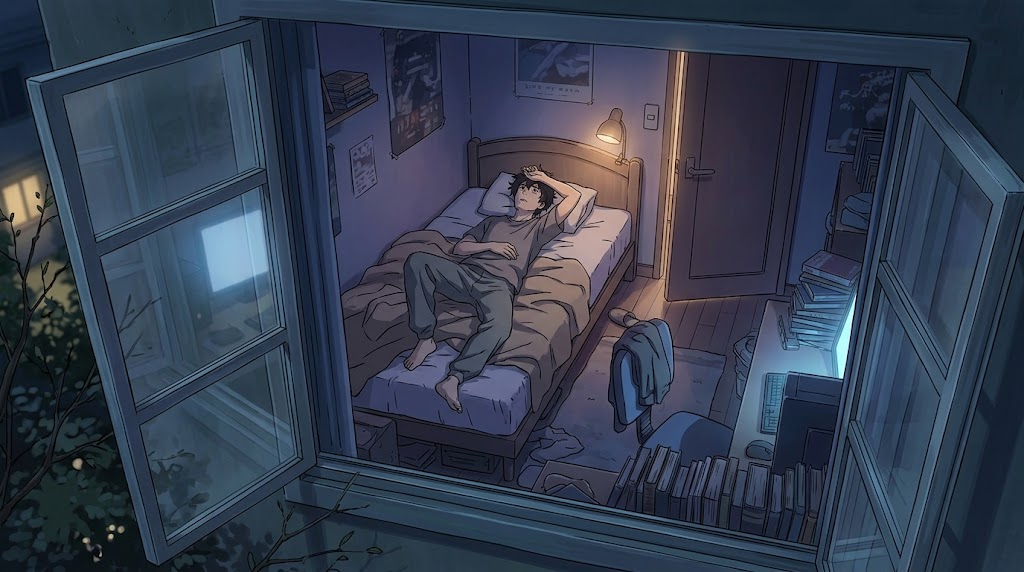
#> input picture assets/references/ref3_latest_male_night.png, 1024 x 572 px, given in place of clean_plate.png, which was not available
$ python test_pose_guides.py
#> lines starting #> are read from the running program, lines starting #| are printed output that depends on the picture; after the words box and inside, x2 and y2 are one past the last pixel; in counts of white or black regions, pixels touching at a corner belong together; pictures that were not available may be replaced by others from this repository, and a replacement may not be noted
### scripts/draw_sequence.py
"""Produce a 2D drawing sequence with Luminal image edits only.
Use --keys first; inspect anchor images before --frames. Resume by job records.
"""
import argparse,json,time,math
from pathlib import Path
from PIL import Image,ImageDraw
from luminal_images import ROOT,submit,poll,JOBS
REF=ROOT/'assets/2d/reference.png';PLATE=ROOT/'output/2d/keys/clean_plate.png'
COMMON='Create ONE successive 2D anime animation drawing of the supplied room. The source is an anime drawing with the fixed room background. The room must remain pixel-identical except for the character and, when requested, the opening door. Reference image1 defines the EXACT same young man: slim adult, messy short BLACK hair, gray loose short-sleeved tee, dark gray pants, bare feet. Preserve his face, body proportions, costume, detailed hand-drawn ink contours and soft blue night cel colors. Keep camera absolutely fixed looking through the window, same bed, warm bedside lamp, chair, desk, window and posters. No camera changes, no 3D look, no simple cartoon shapes, no text, no duplicate person. Draw ONE man at natural scale in the requested precise animation pose. Foreground chair must occlude his legs when he is behind it; never draw on top of the chair. '
ANCHORS=[
(.0,'original','Original resting pose'),
(1.2,'key_12','The man is STILL lying on his back on the bed in the original exact position, head near pixel(535,196), feet near(460,398). He has lowered his right arm from above his head to his chest and turned his head toward the rear-right closed door. Torso remains on mattress, knees gently bend. Match the original man and blanket contact; this is the anticipation pose just before sitting up.'),
(1.8,'key_18','He is HALFWAY through sitting up from his original reclined position. Hips still on mattress around(490,295), torso lifted about45degrees, head around(553,214); left palm braces mattress near hip. Knees bend and draw closer to hips, feet still on bed near(475,350). A natural curling sit-up, not a fully seated pose. Closed door unchanged.'),
(2.5,'key_25','He sits upright on the mattress, beginning to turn toward the RIGHT long edge nearest the aisle. Head around(553,191), hips around(531,281). Both knees bent together; his lower legs are in mid-swing over the mattress right edge, one bare foot near(569,330), the other near(578,337), not yet touching floor. Both palms lightly brace bed. Closed door unchanged.'),
(3.0,'test_sit','Fully seated bed edge pose'),
(3.5,'key_35','He is leaning forward from sitting on the right bed edge, preparing to stand. Hips remain near(553,291), head around(586,217), both bare feet firmly on floor near(591,380), knees sharply bent, upper body pitched forward30degrees, hands press the mattress beside hips. Weight shifts over feet. Door stays closed.'),
(4.0,'key_40_revised','He is HALFWAY standing up off the right edge of the bed. Hips have lifted just above mattress, knees still bent about35degrees, bare feet firmly planted in floor aisle near(604,378), torso leaning slightly forward, head around(614,191). Hands have just released mattress; both arms hang low. Empty bed behind him. Door closed.'),
(4.5,'key_45','He now stands fully upright in the narrow aisle beside the bed, just in front of the foreground chair and ready to walk toward the rear-right door. Bare feet around(607,370), head around(618,165). Back/left three-quarter side toward camera, torso faces door. Left foot begins first small step toward door, right foot supports weight; arms begin gentle opposing swing. Bed empty, door closed.'),
(5.4,'key_54','He is walking away from the camera up the narrow aisle toward the rear-right closed bedroom door, BEHIND the foreground chair. Head around(641,146), hips around(640,266). LEFT foot planted forward toward door near(648,347), RIGHT heel lifted behind near(629,370), knees naturally bent. Right arm swings gently forward, left back; back/three-quarter side visible. No exaggerated running pose. Empty bed.'),
(6.3,'test_stand','Near door standing pose'),
(7.0,'key_70','He has arrived immediately in front of the CLOSED rear-right bedroom door and has stopped walking. Bare feet side by side near(660,331), head around(672,127), back/three-quarter side faces camera. Right elbow begins bending to lift hand toward the lever handle around(695,173), hand still15cm short of handle. Left arm hangs relaxed. Bed empty.'),
(8.0,'key_80','He stands before the CLOSED bedroom door, feet planted near(660,331), head around(671,124), torso facing door. His right hand now grips the metal lever handle at(695,174), elbow bent naturally and wrist aligned, starting to push the lever down. Left arm relaxed. Door has NOT swung open yet. Empty bed.'),
(8.8,'key_88','He is opening the bedroom door, now swung about35degrees around the ORIGINAL right-side hinges. Keep same single right-hinged door, beginning the same opening direction as the supplied later open-door reference. A narrow dark hallway gap with warm light appears. Man head near(684,124), feet near(657,328). His right hand remains on lever, arm follows moving handle, weight shifts forward with one small step. Bed empty. Do not change door to a second door or rehang it.'),
(9.5,'test_open','Open door final pose'),
(10.0,'test_open','Hold open door final pose')]

def mask_for(name,t):
 mask=Image.new('L',Image.open(REF).size,255);d=ImageDraw.Draw(mask)
 if t<2.1:d.polygon([(400,158),(603,156),(616,245),(568,333),(491,429),(417,426),(390,353)],fill=0)
 elif t<4.4:d.polygon([(517,153),(605,149),(639,243),(633,379),(580,420),(510,347)],fill=0)
 else:d.polygon([(515,95),(745,95),(760,345),(688,431),(575,432),(515,290)],fill=0)
 if t>8.0:d.polygon([(645,49),(813,60),(818,327),(680,352),(633,327)],fill=0)
 # exact foreground / lamp exclusion, copied unchanged by final compositing too
 d.polygon([(612,321),(648,318),(664,342),(674,376),(661,425),(634,435),(606,396)],fill=255)
 # Lamp stays in the source plate; allow the character to occlude it naturally.
 path=ROOT/'assets/2d'/f'mask_{name}.png';mask.save(path);return path

# [58 lines left out: functions run, key_tasks, sample_pose, frame_tasks, not called in this run]
# [4 lines that do not run on import are left out]

### scripts/luminal_images.py
"""Luminal image-only client. Credentials stay outside the repository.
Never submits video generation. Async IDs and costs are persisted for safe resume.
"""
import json, os, time, uuid, urllib.request, urllib.error
from pathlib import Path
ROOT=Path(__file__).resolve().parent.parent
CONFIG=Path.home()/'.config/code-anime/luminal.json'
JOBS=ROOT/'output/2d/jobs';JOBS.mkdir(parents=True,exist_ok=True)
PRICE={'very_low':.008,'low':.03,'medium':.06,'high':.20}
CAP=15.0

def request(path, body=None, content_type=None):
 cfg=json.loads(CONFIG.read_text()); headers={'Api-Key':cfg['api_key']}
 if content_type:headers['Content-Type']=content_type
 req=urllib.request.Request(cfg['image_base_url']+path,data=body,headers=headers)
 try:
  with urllib.request.urlopen(req,timeout=90) as r:return r.status,{k.lower():v for k,v in r.headers.items()},json.loads(r.read())
 except urllib.error.HTTPError as e:
  detail=e.read().decode()[:2000]
  raise RuntimeError(f'HTTP {e.code}: {detail}') from None

def multipart(fields,files):
 boundary='----anime'+uuid.uuid4().hex;data=[]
 for k,v in fields.items():data.extend([f'--{boundary}\r\nContent-Disposition: form-data; name="{k}"\r\n\r\n{v}\r\n'.encode()])
 for k,path in files:
  p=Path(path);data.extend([f'--{boundary}\r\nContent-Disposition: form-data; name="{k}"; filename="{p.name}"\r\nContent-Type: image/png\r\n\r\n'.encode(),p.read_bytes(),b'\r\n'])
 data.append(f'--{boundary}--\r\n'.encode());return b''.join(data),'multipart/form-data; boundary='+boundary

def submit(name,image,prompt,mask=None,refs=(),quality='medium',seed=8311):
 path=JOBS/(name+'.json')
 if path.exists():return json.loads(path.read_text())
 spent=sum(j.get('reserved_usd',0) for p in JOBS.glob('*.json') for j in [json.loads(p.read_text())])
 if spent+PRICE[quality]>CAP:raise RuntimeError('Local $15 image request ceiling reached')
 files=[('image',image)]+([('mask',mask)] if mask else [])+[('reference_images',r) for r in refs]
 body,ctype=multipart({'prompt':prompt,'quality':quality,'num_images':'1','async':'true','seed':str(seed)},files)
 # Write a submitting record BEFORE POST. An uncertain network outcome is never blindly retried.
 job={'name':name,'state':'submitting','prompt':prompt,'quality':quality,'source':str(image),'mask':str(mask),'reserved_usd':PRICE[quality],'submitted_ms':int(time.time()*1000)}
 path.write_text(json.dumps(job,indent=2))
 try:status,headers,result=request('/v2/image/precise-edit/ideogram-4-5',body,ctype)
 except Exception as e:
  job['state']='submission_uncertain';job['error']=str(e);path.write_text(json.dumps(job,indent=2));raise
 job.update({'state':'pending','generation_id':result.get('generation_id') or headers.get('x-luminal-generation-id'),'response':result,'submit_headers':{k:v for k,v in headers.items() if k.lower().startswith('x-luminal')}})
 if not job['generation_id']:raise RuntimeError('Missing generation ID; reconcile record before retry')
 path.write_text(json.dumps(job,indent=2));print('Submitted',name,job['generation_id'],flush=True);return job

# [15 lines left out: function poll, not called in this run]

# [10 lines that do not run on import are left out]

### scripts/test_pose_guides.py
from pathlib import Path
from PIL import Image,ImageDraw
from luminal_images import ROOT,submit
from draw_sequence import mask_for
# Code-drawn 2D pose block-ins: no 3D geometry and no finished-frame substitution.
poses={
 'guide_curl':{'head':(533,208),'neck':(525,231),'hips':(483,287),'shoulders':[(509,233),(537,229)],'elbows':[(477,260),(557,250)],'hands':[(456,280),(536,281)],'knees':[(435,294),(477,337)],'ankles':[(420,356),(450,392)]},
 'guide_walk':{'head':(637,159),'neck':(638,180),'hips':(635,269),'shoulders':[(623,181),(653,181)],'elbows':[(611,222),(665,213)],'hands':[(621,253),(678,230)],'knees':[(626,304),(650,304)],'ankles':[(613,365),(655,348)]},
}
for name,p in poses.items():
 im=Image.open(ROOT/'output/2d/keys/clean_plate.png').convert('RGB');d=ImageDraw.Draw(im)
#> further down, im is the input picture: PIL image 1024x572 RGB; mean R, G, B 52.5, 62.4, 80.4
 hips=p['hips'];neck=p['neck'];should=p['shoulders']
 d.polygon([should[0],should[1],(hips[0]+14,hips[1]),(hips[0]-14,hips[1])],fill=(100,106,121),outline=(35,39,54))
 for side in range(2):
  a=(hips[0]+(-10 if side==0 else 10),hips[1]);k=p['knees'][side];f=p['ankles'][side]
  d.line([a,k,f],fill=(64,72,87),width=17)
  d.line([should[side],p['elbows'][side]],fill=(100,106,121),width=14)
  d.line([p['elbows'][side],p['hands'][side]],fill=(185,164,152),width=10)
  x,y=f;d.ellipse((x-7,y-3,x+7,y+5),fill=(185,164,152))
 x,y=p['head'];d.line([neck,p['head']],fill=(185,164,152),width=10);d.ellipse((x-12,y-17,x+12,y+15),fill=(185,164,152));d.ellipse((x-14,y-21,x+14,y-2),fill=(27,30,40))
 path=ROOT/'assets/2d'/f'{name}.png';im.save(path)
#> after `path = ROOT / 'assets/2d' / f'{name}.png'`:
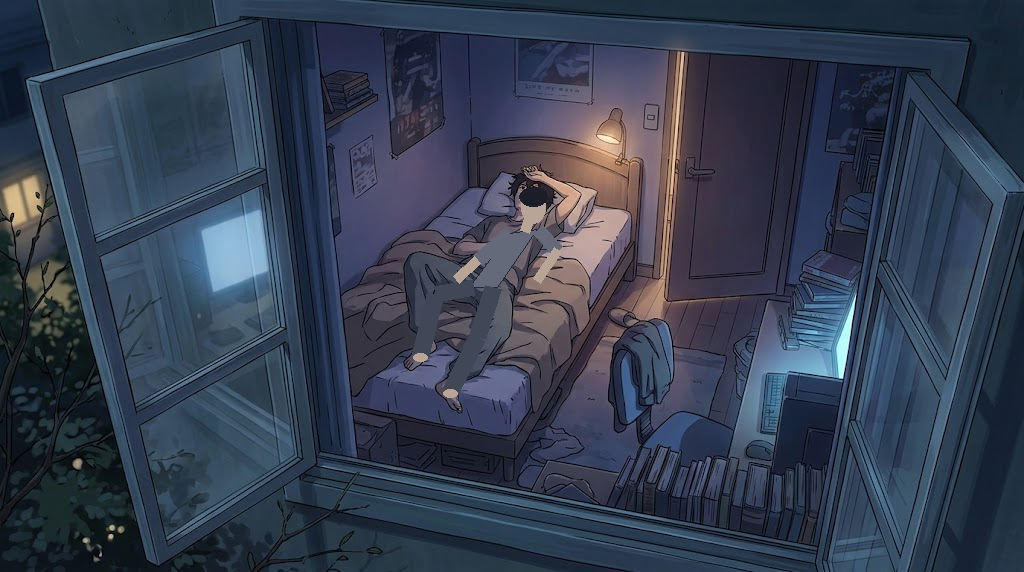
#> saved as guide_curl.png: PIL image 1024x572 RGB; mean R, G, B 52.6, 62.6, 80.6
 t=1.6 if name=='guide_curl' else 5.5
 submit(name,path,'Replace ONLY the rough flat-color human pose block-in with a finished detailed 2D anime drawing of the SAME young man from the reference image. The source block-in is an exact POSE AND POSITION GUIDE: keep head center, torso angle, hip center, elbow positions, knee positions and ankle positions exactly where drawn. Do not move him to a different place, do not return the reclining reference pose. Refine natural anatomy around those exact joints; short messy BLACK hair, gray loose tee, charcoal-gray pants, bare feet. Draw rich anime ink linework, clothing folds and soft night shadows matching the reference. Completely replace flat crude sketch shapes with the polished anime man; no guide lines left. Keep the entire bedroom, window, chair, desk, lamp and closed door pixel-identical. One man only.',mask_for(name,t),refs=[ROOT/'assets/2d/reference.png'],quality='high')
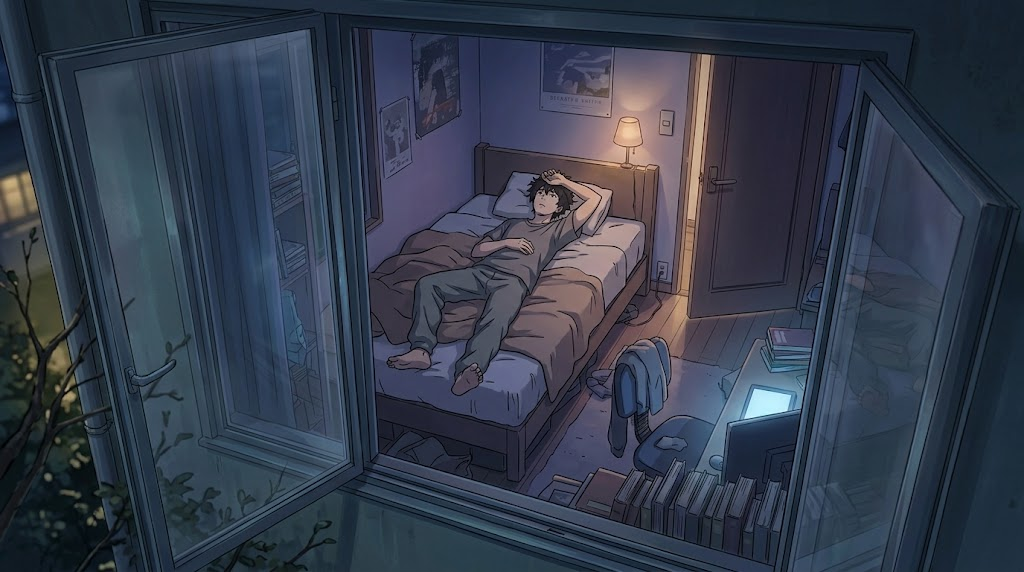
#> input picture assets/reference.png, 1024 x 572 px, found by its file name
#> in mask_for, `mask = Image.new('L', Image.open(REF).size, 255)`: mask: PIL image 1024x572 L; every value is 255
#> in mask_for, `path = ROOT / 'assets/2d' / f'mask_{name}.png'`:
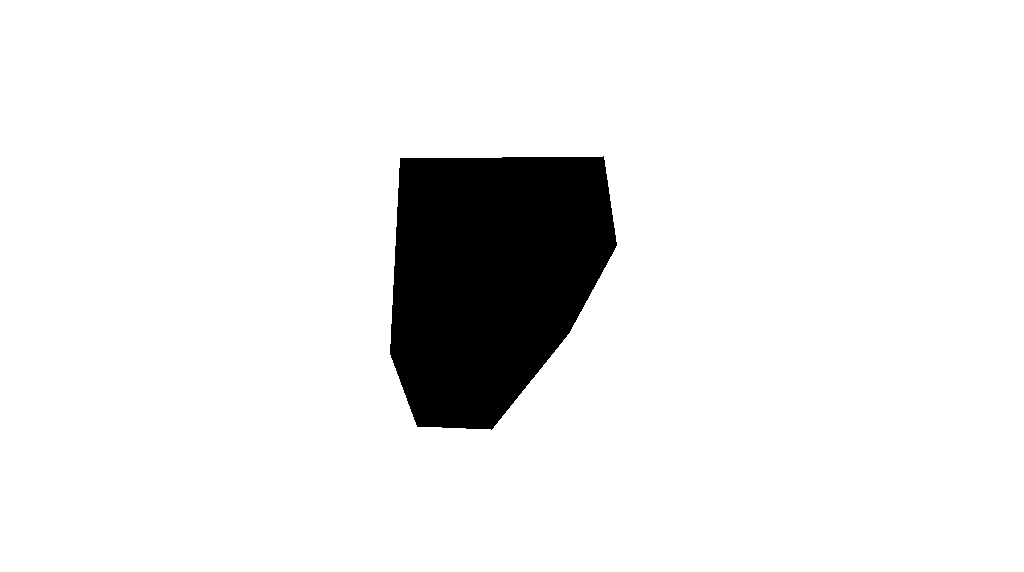
#> saved as mask_guide_curl.png: PIL image 1024x572 L; 91.7% white; 1 black region, box (x1, y1, x2, y2) and area: (390, 156, 617, 430) 48601
#> (the run stopped early here; a loop or call above may not have finished)
